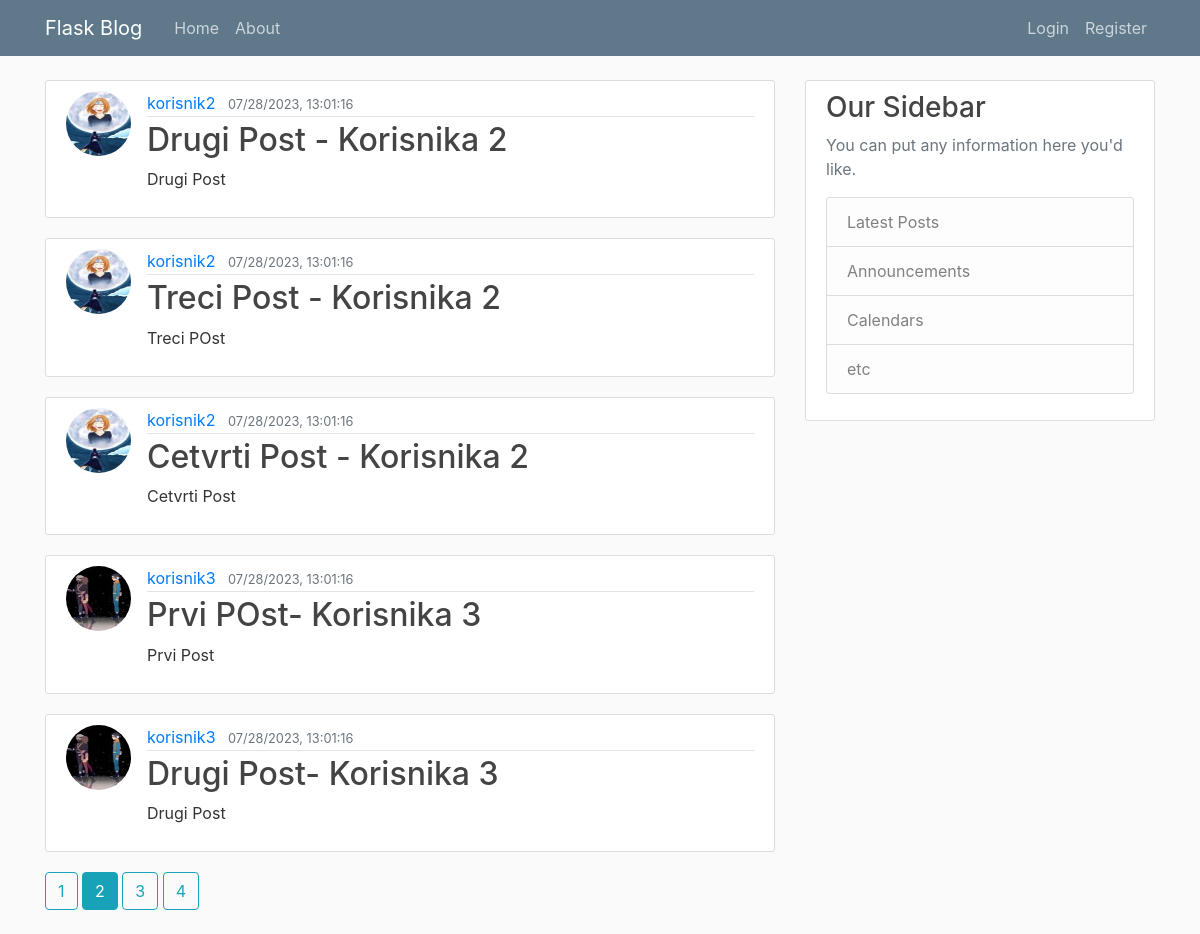
The page /home?page=2 on the database its author committed.
### flask_blog/models.py (models this page shows, shortened)
class Post(db.Model):
    id=db.Column(db.Integer,primary_key=True)
    title=db.Column(db.String(100),nullable=False)
    date_posted=db.Column(db.DateTime,nullable=False,default=datetime.utcnow())
    content=db.Column(db.Text,nullable=False)
    user_id=db.Column(db.Integer,db.ForeignKey("user.id"),nullable=False)

class User(db.Model,UserMixin):
    id=db.Column(db.Integer,primary_key=True)
    username=db.Column(db.String(20),unique=True,nullable=False)
    email=db.Column(db.String(120),unique=True,nullable=False)
    image_file=db.Column(db.String(20),nullable=False,default='default.jpg')
    password=db.Column(db.String(60),nullable=False)
    posts=db.relationship("Post",backref="author",lazy=True)

### flask_blog/main/routes.py (the view)
@main.route("/")
@main.route("/home")
def home():
    page=request.args.get("page",1,type=int)
    posts=Post.query.order_by(Post.date_posted.desc()).paginate(page=page,per_page=5)
    return render_template('home.html', posts=posts)

### flask_blog/templates/home.html
{% extends "layout.html" %}
{% block content %}
{% for post in posts.items %}
<article class="media content-section">
    <img class="rounded-circle article-img "
        src="{{url_for('static',filename='profile_pics/'+ post.author.image_file)}}" alt="">
    <div class="media-body">
        <div class="article-metadata">
            <a class="mr-2" href="{{url_for('users.user_posts',username=post.author.username)}}">{{ post.author.username
                }}</a>
            <small class="text-muted">{{ post.date_posted.strftime("%m/%d/%Y, %H:%M:%S") }}</small>
        </div>
        <h2><a class="article-title" href="{{url_for('posts.post',post_id=post.id)}}">{{ post.title }}</a></h2>
        <p class="article-content">{{ post.content }}</p>
    </div>
</article>
{% endfor %}
{% for page_num in posts.iter_pages(left_edge=1, right_edge=1, left_current=1,right_current=2)%}
{% if page_num %}
{% if posts.page==page_num %}
<a class="btn btn-info mb-4" href="{{url_for('main.home',page=page_num)}}">{{page_num}}</a>
{% else %}
<a class="btn btn-outline-info mb-4" href="{{url_for('main.home',page=page_num)}}">{{page_num}}</a>
{% endif %}
{% else %}
...
{% endif %}
{% endfor %}
{% endblock content %}

### flask_blog/static/main.css (style rules this page uses)
body { background: #fafafa; color: #333333; margin-top: 5rem; }
h1, h2, h3, h4, h5, h6 { color: #444444; }
.content-section { background: #ffffff; padding: 10px 20px; border: 1px solid #dddddd; border-radius: 3px; margin-bottom: 20px; }
.article-title { color: #444444; }
.article-content { white-space: pre-line; }
.article-img { height: 65px; width: 65px; margin-right: 16px; }
.article-metadata { padding-bottom: 1px; margin-bottom: 4px; border-bottom: 1px solid #e3e3e3 }

### rows shown on the page
Post: image_file (picture), author.username "korisnik2", date_posted "07/28/2023, 13:01:16", title "Drugi Post - Korisnika 2", content "Drugi Post"
Post: image_file (picture), author.username "korisnik2", date_posted "07/28/2023, 13:01:16", title "Treci Post - Korisnika 2", content "Treci POst"
Post: image_file (picture), author.username "korisnik2", date_posted "07/28/2023, 13:01:16", title "Cetvrti Post - Korisnika 2", content "Cetvrti Post"
Post: image_file (picture), author.username "korisnik3", date_posted "07/28/2023, 13:01:16", title "Prvi POst- Korisnika 3", content "Prvi Post"
Post: image_file (picture), author.username "korisnik3", date_posted "07/28/2023, 13:01:16", title "Drugi Post- Korisnika 3", content "Drugi Post"

### other values the page prints
{{ page_num }} "1" "3" "4"
{{ page_num }} "2"
